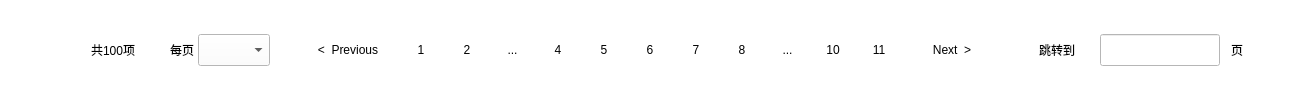
<?xml version="1.0" encoding="UTF-8"?>
<ui version="4.0">
 <class>NavigationBarWdg</class>
 <widget class="QWidget" name="NavigationBarWdg">
  <property name="geometry">
   <rect>
    <x>0</x>
    <y>0</y>
    <width>1300</width>
    <height>100</height>
   </rect>
  </property>
  <property name="windowTitle">
   <string>Form</string>
  </property>
  <widget class="QWidget" name="widget" native="true">
   <property name="geometry">
    <rect>
     <x>0</x>
     <y>0</y>
     <width>1300</width>
     <height>100</height>
    </rect>
   </property>
   <property name="styleSheet">
    <string notr="true">background: #ffffff;</string>
   </property>
   <layout class="QGridLayout" name="gridLayout">
    <property name="leftMargin">
     <number>0</number>
    </property>
    <property name="topMargin">
     <number>0</number>
    </property>
    <property name="rightMargin">
     <number>0</number>
    </property>
    <property name="bottomMargin">
     <number>0</number>
    </property>
    <property name="spacing">
     <number>0</number>
    </property>
    <item row="1" column="2">
     <widget class="QWidget" name="widget_2" native="true">
      <property name="maximumSize">
       <size>
        <width>300</width>
        <height>16777215</height>
       </size>
      </property>
      <layout class="QHBoxLayout" name="horizontalLayout_3">
       <property name="spacing">
        <number>2</number>
       </property>
       <property name="leftMargin">
        <number>0</number>
       </property>
       <property name="topMargin">
        <number>0</number>
       </property>
       <property name="rightMargin">
        <number>0</number>
       </property>
       <property name="bottomMargin">
        <number>0</number>
       </property>
       <item>
        <spacer name="horizontalSpacer_2">
         <property name="orientation">
          <enum>Qt::Horizontal</enum>
         </property>
         <property name="sizeType">
          <enum>QSizePolicy::Minimum</enum>
         </property>
         <property name="sizeHint" stdset="0">
          <size>
           <width>30</width>
           <height>20</height>
          </size>
         </property>
        </spacer>
       </item>
       <item>
        <widget class="QLabel" name="label_2">
         <property name="maximumSize">
          <size>
           <width>50</width>
           <height>48</height>
          </size>
         </property>
         <property name="text">
          <string>跳转到</string>
         </property>
        </widget>
       </item>
       <item>
        <widget class="QLineEdit" name="edit_page">
         <property name="minimumSize">
          <size>
           <width>0</width>
           <height>32</height>
          </size>
         </property>
         <property name="maximumSize">
          <size>
           <width>120</width>
           <height>48</height>
          </size>
         </property>
         <property name="alignment">
          <set>Qt::AlignCenter</set>
         </property>
        </widget>
       </item>
       <item>
        <widget class="QLabel" name="label_3">
         <property name="minimumSize">
          <size>
           <width>30</width>
           <height>0</height>
          </size>
         </property>
         <property name="maximumSize">
          <size>
           <width>60</width>
           <height>48</height>
          </size>
         </property>
         <property name="text">
          <string>页</string>
         </property>
        </widget>
       </item>
      </layout>
     </widget>
    </item>
    <item row="1" column="0">
     <widget class="QWidget" name="widget_3" native="true">
      <property name="maximumSize">
       <size>
        <width>300</width>
        <height>16777215</height>
       </size>
      </property>
      <layout class="QHBoxLayout" name="horizontalLayout_2">
       <property name="spacing">
        <number>4</number>
       </property>
       <property name="leftMargin">
        <number>0</number>
       </property>
       <property name="topMargin">
        <number>0</number>
       </property>
       <property name="rightMargin">
        <number>0</number>
       </property>
       <property name="bottomMargin">
        <number>0</number>
       </property>
       <item>
        <spacer name="horizontalSpacer_4">
         <property name="orientation">
          <enum>Qt::Horizontal</enum>
         </property>
         <property name="sizeHint" stdset="0">
          <size>
           <width>40</width>
           <height>20</height>
          </size>
         </property>
        </spacer>
       </item>
       <item>
        <widget class="QLabel" name="label_total">
         <property name="maximumSize">
          <size>
           <width>16777215</width>
           <height>48</height>
          </size>
         </property>
         <property name="text">
          <string>共100项</string>
         </property>
        </widget>
       </item>
       <item>
        <spacer name="horizontalSpacer_3">
         <property name="orientation">
          <enum>Qt::Horizontal</enum>
         </property>
         <property name="sizeType">
          <enum>QSizePolicy::Minimum</enum>
         </property>
         <property name="sizeHint" stdset="0">
          <size>
           <width>30</width>
           <height>20</height>
          </size>
         </property>
        </spacer>
       </item>
       <item>
        <widget class="QLabel" name="label_4">
         <property name="maximumSize">
          <size>
           <width>16777215</width>
           <height>48</height>
          </size>
         </property>
         <property name="text">
          <string>每页</string>
         </property>
        </widget>
       </item>
       <item>
        <widget class="QComboBox" name="cbox_perPage">
         <property name="minimumSize">
          <size>
           <width>60</width>
           <height>32</height>
          </size>
         </property>
         <property name="maximumSize">
          <size>
           <width>100</width>
           <height>48</height>
          </size>
         </property>
        </widget>
       </item>
       <item>
        <spacer name="horizontalSpacer">
         <property name="orientation">
          <enum>Qt::Horizontal</enum>
         </property>
         <property name="sizeType">
          <enum>QSizePolicy::Minimum</enum>
         </property>
         <property name="sizeHint" stdset="0">
          <size>
           <width>30</width>
           <height>20</height>
          </size>
         </property>
        </spacer>
       </item>
      </layout>
     </widget>
    </item>
    <item row="0" column="1">
     <spacer name="verticalSpacer">
      <property name="orientation">
       <enum>Qt::Vertical</enum>
      </property>
      <property name="sizeHint" stdset="0">
       <size>
        <width>20</width>
        <height>40</height>
       </size>
      </property>
     </spacer>
    </item>
    <item row="1" column="1">
     <widget class="QWidget" name="widget_4" native="true">
      <property name="styleSheet">
       <string notr="true">QPushButton
{
	background: #ffffff;
	border: none;
}
QPushButton::hover
{
	border: 1px solid #e0e0e0;
}
QPushButton#btn_forward::hover
{
	color: #0e6cdb;
	border: none;
}</string>
      </property>
      <layout class="QHBoxLayout" name="horizontalLayout">
       <property name="spacing">
        <number>4</number>
       </property>
       <property name="leftMargin">
        <number>0</number>
       </property>
       <property name="topMargin">
        <number>0</number>
       </property>
       <property name="rightMargin">
        <number>0</number>
       </property>
       <property name="bottomMargin">
        <number>0</number>
       </property>
       <item>
        <widget class="QPushButton" name="btn_forward">
         <property name="minimumSize">
          <size>
           <width>96</width>
           <height>32</height>
          </size>
         </property>
         <property name="maximumSize">
          <size>
           <width>16777215</width>
           <height>48</height>
          </size>
         </property>
         <property name="text">
          <string>&lt;  Previous</string>
         </property>
        </widget>
       </item>
       <item>
        <widget class="QPushButton" name="btn1">
         <property name="sizePolicy">
          <sizepolicy hsizetype="Minimum" vsizetype="Minimum">
           <horstretch>0</horstretch>
           <verstretch>0</verstretch>
          </sizepolicy>
         </property>
         <property name="minimumSize">
          <size>
           <width>32</width>
           <height>32</height>
          </size>
         </property>
         <property name="maximumSize">
          <size>
           <width>48</width>
           <height>48</height>
          </size>
         </property>
         <property name="text">
          <string>1</string>
         </property>
        </widget>
       </item>
       <item>
        <widget class="QPushButton" name="btn2">
         <property name="sizePolicy">
          <sizepolicy hsizetype="Minimum" vsizetype="Expanding">
           <horstretch>0</horstretch>
           <verstretch>0</verstretch>
          </sizepolicy>
         </property>
         <property name="maximumSize">
          <size>
           <width>48</width>
           <height>48</height>
          </size>
         </property>
         <property name="text">
          <string>2</string>
         </property>
        </widget>
       </item>
       <item>
        <widget class="QPushButton" name="btn3">
         <property name="sizePolicy">
          <sizepolicy hsizetype="Minimum" vsizetype="Expanding">
           <horstretch>0</horstretch>
           <verstretch>0</verstretch>
          </sizepolicy>
         </property>
         <property name="maximumSize">
          <size>
           <width>48</width>
           <height>48</height>
          </size>
         </property>
         <property name="text">
          <string>...</string>
         </property>
        </widget>
       </item>
       <item>
        <widget class="QPushButton" name="btn4">
         <property name="maximumSize">
          <size>
           <width>48</width>
           <height>48</height>
          </size>
         </property>
         <property name="text">
          <string>4</string>
         </property>
        </widget>
       </item>
       <item>
        <widget class="QPushButton" name="btn5">
         <property name="maximumSize">
          <size>
           <width>48</width>
           <height>48</height>
          </size>
         </property>
         <property name="text">
          <string>5</string>
         </property>
        </widget>
       </item>
       <item>
        <widget class="QPushButton" name="btn6">
         <property name="maximumSize">
          <size>
           <width>48</width>
           <height>48</height>
          </size>
         </property>
         <property name="text">
          <string>6</string>
         </property>
        </widget>
       </item>
       <item>
        <widget class="QPushButton" name="btn7">
         <property name="maximumSize">
          <size>
           <width>48</width>
           <height>48</height>
          </size>
         </property>
         <property name="text">
          <string>7</string>
         </property>
        </widget>
       </item>
       <item>
        <widget class="QPushButton" name="btn8">
         <property name="maximumSize">
          <size>
           <width>48</width>
           <height>48</height>
          </size>
         </property>
         <property name="text">
          <string>8</string>
         </property>
        </widget>
       </item>
       <item>
        <widget class="QPushButton" name="btn9">
         <property name="maximumSize">
          <size>
           <width>48</width>
           <height>48</height>
          </size>
         </property>
         <property name="text">
          <string>...</string>
         </property>
        </widget>
       </item>
       <item>
        <widget class="QPushButton" name="btn10">
         <property name="maximumSize">
          <size>
           <width>48</width>
           <height>48</height>
          </size>
         </property>
         <property name="text">
          <string>10</string>
         </property>
        </widget>
       </item>
       <item>
        <widget class="QPushButton" name="btn11">
         <property name="maximumSize">
          <size>
           <width>48</width>
           <height>48</height>
          </size>
         </property>
         <property name="text">
          <string>11</string>
         </property>
        </widget>
       </item>
       <item>
        <widget class="QPushButton" name="btn_back">
         <property name="minimumSize">
          <size>
           <width>96</width>
           <height>32</height>
          </size>
         </property>
         <property name="maximumSize">
          <size>
           <width>16777215</width>
           <height>48</height>
          </size>
         </property>
         <property name="text">
          <string>Next  &gt;</string>
         </property>
        </widget>
       </item>
      </layout>
     </widget>
    </item>
    <item row="2" column="1">
     <spacer name="verticalSpacer_2">
      <property name="orientation">
       <enum>Qt::Vertical</enum>
      </property>
      <property name="sizeHint" stdset="0">
       <size>
        <width>20</width>
        <height>40</height>
       </size>
      </property>
     </spacer>
    </item>
   </layout>
  </widget>
 </widget>
 <resources/>
 <connections/>
</ui>
